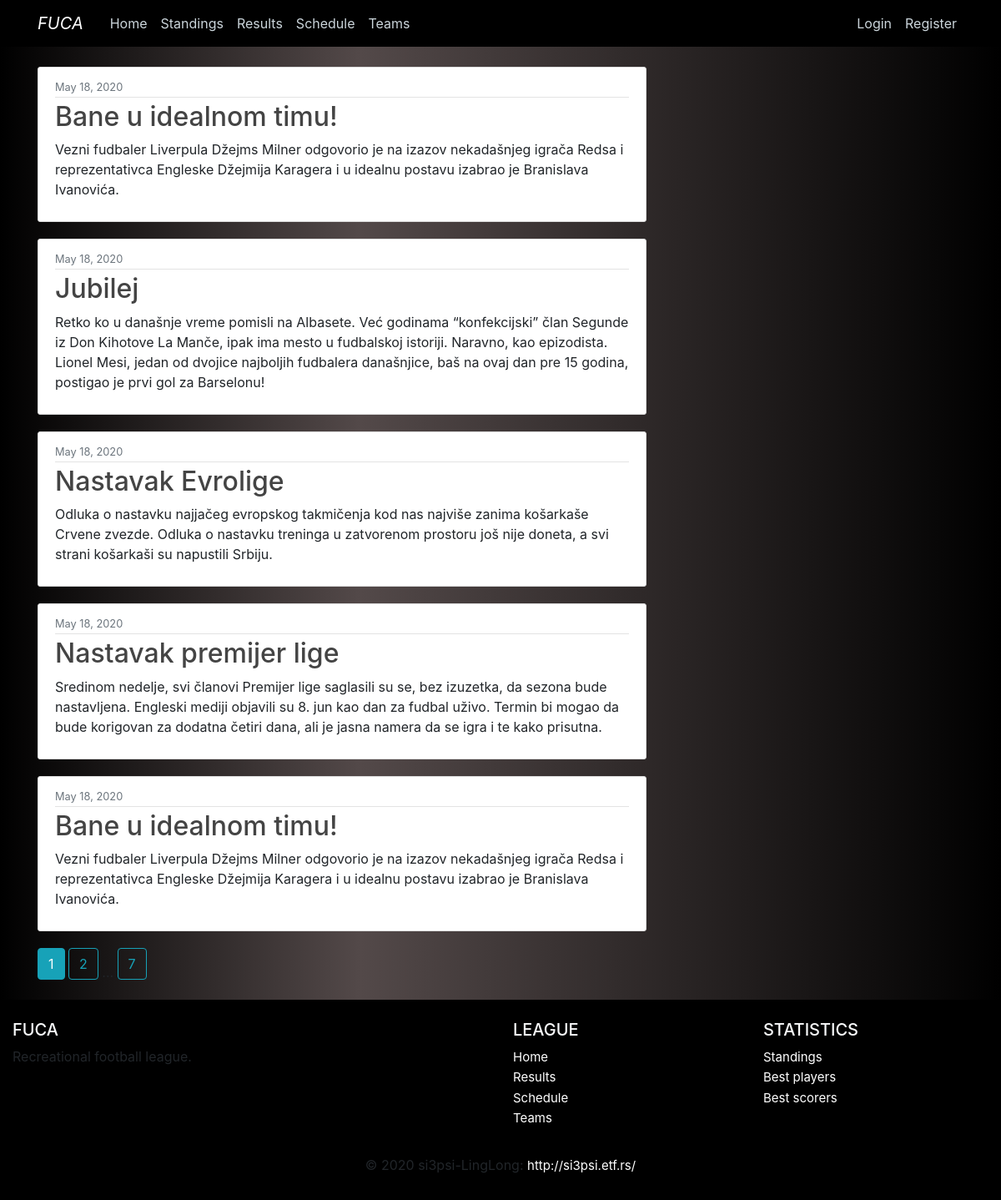
Page /home on the earlier database version.
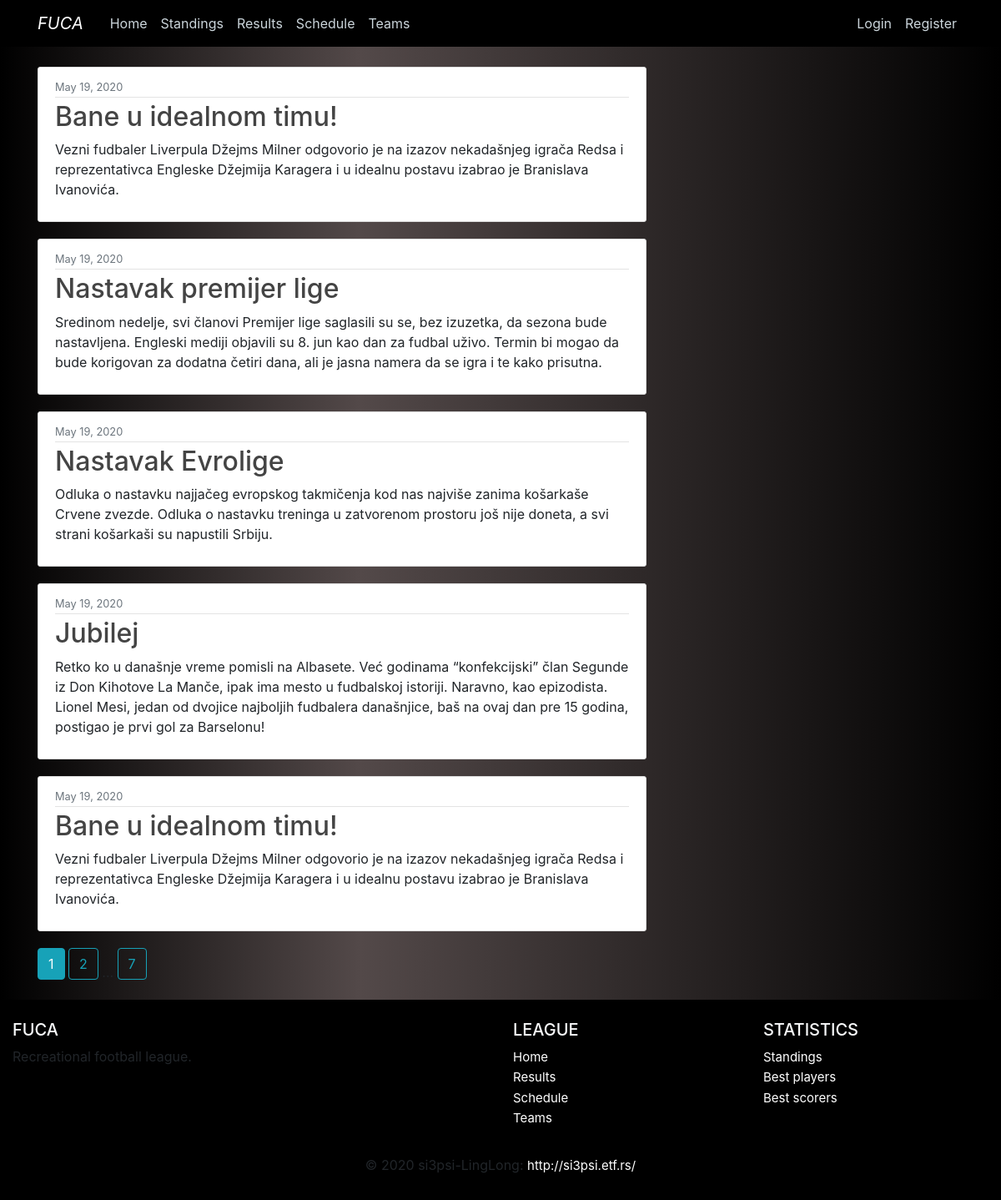
Same page on the later database version.
### fuca/models.py (models this page shows, shortened)
class News(db.Model):
    __tablename__ = 'news'
    id          = db.Column(db.Integer,     primary_key=True)
    date        = db.Column(db.DateTime,    nullable=False, default=datetime.utcnow)
    title       = db.Column(db.String(100), nullable=False)
    content     = db.Column(db.Text,        nullable=False)

### fuca/main/routes.py (the view)
@main.route("/")
@main.route("/home")
def home():
    page = request.args.get('page', 1, type=int)
    news = News.query.order_by(News.date.desc()).paginate(page=page, per_page=5)
    return render_template('home/home.html', newslist=news)

### fuca/templates/home/home.html
{% extends 'home/layout.html' %}
{% block content %}
    {% for news in newslist.items %}
        <article class="media content-section">
            <div class="media-body">
            <div class="article-metadata">
                <small class="text-muted">{{ news.date.strftime('%B %d, %Y') }}</small>
            </div>
            <h2 class="article-title">{{ news.title }}</h2>
            <p class="article-content">{{ news.content }}</p>
            </div>
        </article>
    {% endfor %}
    {% for page_num in newslist.iter_pages(left_edge=1, right_edge=1, left_current=1, right_current=2) %}
        {% if page_num %}
            {% if newslist.page == page_num %}
                <a class="btn btn-info mb-4" href="{{ url_for('main.home', page=page_num) }}">{{ page_num }}</a>
            {% else %}
                <a class="btn btn-outline-info mb-4" href="{{ url_for('main.home', page=page_num) }}">{{ page_num }}</a>
            {% endif %}
        {% else %}
            ...
        {% endif %}
    {% endfor %}
{% endblock content %}

Differences in the rows shown:
no longer on this page (row edited): News: date "May 18, 2020", title "Bane u idealnom timu!", content "Vezni fudbaler Liverpula Džejms Milner odgovorio je na izazov nekadašnjeg igrača Redsa i reprezentativca Engleske Džejmija Karagera i u idealnu postavu izabrao je Branislava Ivanovića."
no longer on this page (row edited): News: date "May 18, 2020", title "Jubilej", content "Retko ko u današnje vreme pomisli na Albasete. Već godinama “konfekcijski” član Segunde iz Don Kihotove La Manče, ipak ima mesto u fudbalskoj istoriji. Naravno, kao epizodista. Lionel Mesi, jedan od dvojice najboljih fudbalera današnjice, baš na ovaj dan pre 15 godina, postigao je prvi gol za Barselonu!"
no longer on this page (row edited): News: date "May 18, 2020", title "Nastavak Evrolige", content "Odluka o nastavku najjačeg evropskog takmičenja kod nas najviše zanima košarkaše Crvene zvezde. Odluka o nastavku treninga u zatvorenom prostoru još nije doneta, a svi strani košarkaši su napustili Srbiju."
no longer on this page (row edited): News: date "May 18, 2020", title "Nastavak premijer lige", content "Sredinom nedelje, svi članovi Premijer lige saglasili su se, bez izuzetka, da sezona bude nastavljena. Engleski mediji objavili su 8. jun kao dan za fudbal uživo. Termin bi mogao da bude korigovan za dodatna četiri dana, ali je jasna namera da se igra i te kako prisutna."
no longer on this page (row edited): News: date "May 18, 2020", title "Bane u idealnom timu!", content "Vezni fudbaler Liverpula Džejms Milner odgovorio je na izazov nekadašnjeg igrača Redsa i reprezentativca Engleske Džejmija Karagera i u idealnu postavu izabrao je Branislava Ivanovića."
now on this page (row edited): News: date "May 19, 2020", title "Bane u idealnom timu!", content "Vezni fudbaler Liverpula Džejms Milner odgovorio je na izazov nekadašnjeg igrača Redsa i reprezentativca Engleske Džejmija Karagera i u idealnu postavu izabrao je Branislava Ivanovića."
now on this page (row edited): News: date "May 19, 2020", title "Nastavak premijer lige", content "Sredinom nedelje, svi članovi Premijer lige saglasili su se, bez izuzetka, da sezona bude nastavljena. Engleski mediji objavili su 8. jun kao dan za fudbal uživo. Termin bi mogao da bude korigovan za dodatna četiri dana, ali je jasna namera da se igra i te kako prisutna."
now on this page (row edited): News: date "May 19, 2020", title "Nastavak Evrolige", content "Odluka o nastavku najjačeg evropskog takmičenja kod nas najviše zanima košarkaše Crvene zvezde. Odluka o nastavku treninga u zatvorenom prostoru još nije doneta, a svi strani košarkaši su napustili Srbiju."
now on this page (row edited): News: date "May 19, 2020", title "Jubilej", content "Retko ko u današnje vreme pomisli na Albasete. Već godinama “konfekcijski” član Segunde iz Don Kihotove La Manče, ipak ima mesto u fudbalskoj istoriji. Naravno, kao epizodista. Lionel Mesi, jedan od dvojice najboljih fudbalera današnjice, baš na ovaj dan pre 15 godina, postigao je prvi gol za Barselonu!"
now on this page (row edited): News: date "May 19, 2020", title "Bane u idealnom timu!", content "Vezni fudbaler Liverpula Džejms Milner odgovorio je na izazov nekadašnjeg igrača Redsa i reprezentativca Engleske Džejmija Karagera i u idealnu postavu izabrao je Branislava Ivanovića."
